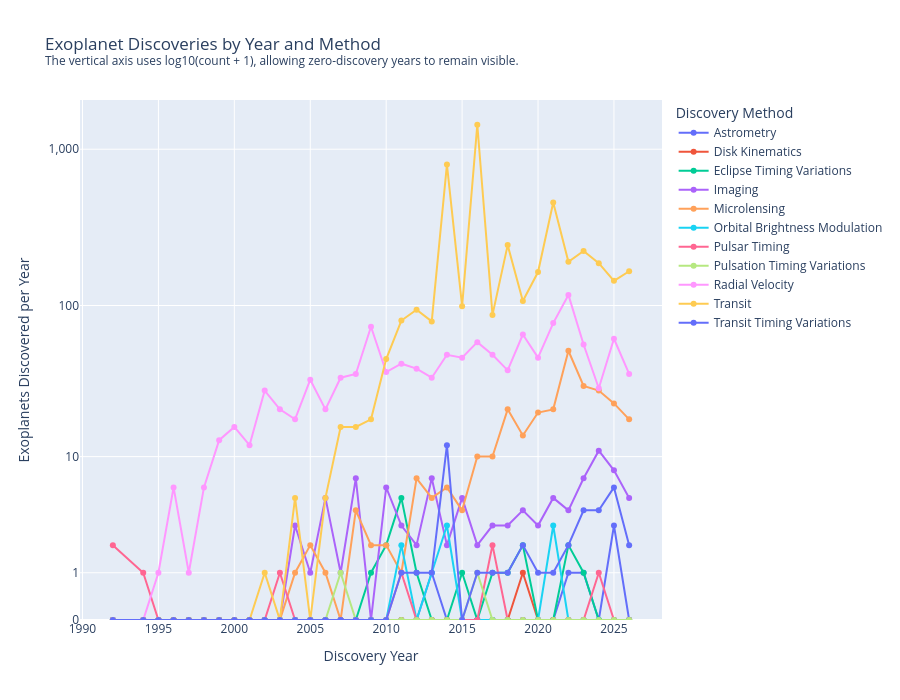

Notebook cell for this chart:
### Markdown cell above
**Plotting**

### Code cell
fig = px.line(
    timeline_data,
    x='disc_year',
    y='Plot_Value',
    color='discoverymethod',

    custom_data=[
        'Exoplanets_Discovered'
    ],

    title=(
        'Exoplanet Discoveries by Year and Method'
        '<br><sup>'
        'The vertical axis uses log10(count + 1), '
        'allowing zero-discovery years to remain visible.'
        '</sup>'
    ),

    labels={
        'disc_year': 'Discovery Year',
        'Plot_Value': 'Exoplanets Discovered per Year',
        'discoverymethod': 'Discovery Method'
    }
)

fig.update_traces(
    mode='lines+markers',

    hovertemplate=(
        'Discovery Year: %{x:.0f}<br>'
        'Exoplanets Discovered: %{customdata[0]:,.0f}'
        '<extra>%{fullData.name}</extra>'
    )
)

fig.update_layout(
    xaxis_title='Discovery Year',
    yaxis_title='Exoplanets Discovered per Year',
    legend_title='Discovery Method',
    height=700
)

# Display the transformed axis using the original count values
actual_tick_values = np.array([
    0,
    1,
    10,
    100,
    1000
])

fig.update_yaxes(
    tickmode='array',
    tickvals=np.log10(actual_tick_values + 1),
    ticktext=[
        '0',
        '1',
        '10',
        '100',
        '1,000'
    ],
    range=[
        0,
        np.log10(
            timeline_data['Exoplanets_Discovered'].max() + 1
        ) * 1.05
    ]
)

fig.show()

### Figure 1 — Plotly figure (JSON) as saved in the notebook; plotly's stock layout.template omitted (floating-point values rounded to 4 significant figures)
{"data": [{"customdata": [[0.0], [0.0], [0.0], [0.0], [0.0], [0.0], [0.0], [0.0], [0.0], [0.0], [0.0], [0.0], [0.0], [0.0], [0.0], [0.0], [0.0], [0.0], [0.0], [0.0], [1.0], [0.0], [0.0], [0.0], [0.0], [0.0], [0.0], [0.0], [0.0], [1.0], [1.0], [0.0], [3.0], [0.0]], "hovertemplate": "Discovery Year: %{x:.0f}<br>Exoplanets Discovered: %{customdata[0]:,.0f}<extra>%{fullData.name}</extra>", "legendgroup": "Astrometry", "line": {"color": "#636efa", "dash": "solid"}, "marker": {"symbol": "circle"}, "mode": "lines+markers", "name": "Astrometry", "orientation": "v", "showlegend": true, "type": "scatter", "x": [1992, 1994, 1995, 1996, 1997, 1998, 1999, 2000, 2001, 2002, 2003, 2004, 2005, 2006, 2007, 2008, 2009, 2010, 2011, 2012, 2013, 2014, 2015, 2016, 2017, 2018, 2019, 2020, 2021, 2022, 2023, 2024, 2025, 2026], "xaxis": "x", "y": [0.0, 0.0, 0.0, 0.0, 0.0, 0.0, 0.0, 0.0, 0.0, 0.0, 0.0, 0.0, 0.0, 0.0, 0.0, 0.0, 0.0, 0.0, 0.0, 0.0, 0.301, 0.0, 0.0, 0.0, 0.0, 0.0, 0.0, 0.0, 0.0, 0.301, 0.301, 0.0, 0.6021, 0.0], "yaxis": "y"}, {"customdata": [[0.0], [0.0], [0.0], [0.0], [0.0], [0.0], [0.0], [0.0], [0.0], [0.0], [0.0], [0.0], [0.0], [0.0], [0.0], [0.0], [0.0], [0.0], [0.0], [0.0], [0.0], [0.0], [0.0], [0.0], [0.0], [0.0], [1.0], [0.0], [0.0], [0.0], [0.0], [0.0], [0.0], [0.0]], "hovertemplate": "Discovery Year: %{x:.0f}<br>Exoplanets Discovered: %{customdata[0]:,.0f}<extra>%{fullData.name}</extra>", "legendgroup": "Disk Kinematics", "line": {"color": "#EF553B", "dash": "solid"}, "marker": {"symbol": "circle"}, "mode": "lines+markers", "name": "Disk Kinematics", "orientation": "v", "showlegend": true, "type": "scatter", "x": [1992, 1994, 1995, 1996, 1997, 1998, 1999, 2000, 2001, 2002, 2003, 2004, 2005, 2006, 2007, 2008, 2009, 2010, 2011, 2012, 2013, 2014, 2015, 2016, 2017, 2018, 2019, 2020, 2021, 2022, 2023, 2024, 2025, 2026], "xaxis": "x", "y": [0.0, 0.0, 0.0, 0.0, 0.0, 0.0, 0.0, 0.0, 0.0, 0.0, 0.0, 0.0, 0.0, 0.0, 0.0, 0.0, 0.0, 0.0, 0.0, 0.0, 0.0, 0.0, 0.0, 0.0, 0.0, 0.0, 0.301, 0.0, 0.0, 0.0, 0.0, 0.0, 0.0, 0.0], "yaxis": "y"}, {"customdata": [[0.0], [0.0], [0.0], [0.0], [0.0], [0.0], [0.0], [0.0], [0.0], [0.0], [0.0], [0.0], [0.0], [0.0], [0.0], [0.0], [1.0], [2.0], [5.0], [1.0], [0.0], [0.0], [1.0], [0.0], [1.0], [1.0], [2.0], [0.0], [0.0], [2.0], [1.0], [0.0], [0.0], [0.0]], "hovertemplate": "Discovery Year: %{x:.0f}<br>Exoplanets Discovered: %{customdata[0]:,.0f}<extra>%{fullData.name}</extra>", "legendgroup": "Eclipse Timing Variations", "line": {"color": "#00cc96", "dash": "solid"}, "marker": {"symbol": "circle"}, "mode": "lines+markers", "name": "Eclipse Timing Variations", "orientation": "v", "showlegend": true, "type": "scatter", "x": [1992, 1994, 1995, 1996, 1997, 1998, 1999, 2000, 2001, 2002, 2003, 2004, 2005, 2006, 2007, 2008, 2009, 2010, 2011, 2012, 2013, 2014, 2015, 2016, 2017, 2018, 2019, 2020, 2021, 2022, 2023, 2024, 2025, 2026], "xaxis": "x", "y": [0.0, 0.0, 0.0, 0.0, 0.0, 0.0, 0.0, 0.0, 0.0, 0.0, 0.0, 0.0, 0.0, 0.0, 0.0, 0.0, 0.301, 0.4771, 0.7782, 0.301, 0.0, 0.0, 0.301, 0.0, 0.301, 0.301, 0.4771, 0.0, 0.0, 0.4771, 0.301, 0.0, 0.0, 0.0], "yaxis": "y"}, {"customdata": [[0.0], [0.0], [0.0], [0.0], [0.0], [0.0], [0.0], [0.0], [0.0], [0.0], [0.0], [3.0], [1.0], [5.0], [1.0], [7.0], [0.0], [6.0], [3.0], [2.0], [7.0], [2.0], [5.0], [2.0], [3.0], [3.0], [4.0], [3.0], [5.0], [4.0], [7.0], [11.0], [8.0], [5.0]], "hovertemplate": "Discovery Year: %{x:.0f}<br>Exoplanets Discovered: %{customdata[0]:,.0f}<extra>%{fullData.name}</extra>", "legendgroup": "Imaging", "line": {"color": "#ab63fa", "dash": "solid"}, "marker": {"symbol": "circle"}, "mode": "lines+markers", "name": "Imaging", "orientation": "v", "showlegend": true, "type": "scatter", "x": [1992, 1994, 1995, 1996, 1997, 1998, 1999, 2000, 2001, 2002, 2003, 2004, 2005, 2006, 2007, 2008, 2009, 2010, 2011, 2012, 2013, 2014, 2015, 2016, 2017, 2018, 2019, 2020, 2021, 2022, 2023, 2024, 2025, 2026], "xaxis": "x", "y": [0.0, 0.0, 0.0, 0.0, 0.0, 0.0, 0.0, 0.0, 0.0, 0.0, 0.0, 0.6021, 0.301, 0.7782, 0.301, 0.9031, 0.0, 0.8451, 0.6021, 0.4771, 0.9031, 0.4771, 0.7782, 0.4771, 0.6021, 0.6021, 0.699, 0.6021, 0.7782, 0.699, 0.9031, 1.079, 0.9542, 0.7782], "yaxis": "y"}, {"customdata": [[0.0], [0.0], [0.0], [0.0], [0.0], [0.0], [0.0], [0.0], [0.0], [0.0], [0.0], [1.0], [2.0], [1.0], [0.0], [4.0], [2.0], [2.0], [1.0], [7.0], [5.0], [6.0], [4.0], [10.0], [10.0], [21.0], [14.0], [20.0], [21.0], [51.0], [30.0], [28.0], [23.0], [18.0]], "hovertemplate": "Discovery Year: %{x:.0f}<br>Exoplanets Discovered: %{customdata[0]:,.0f}<extra>%{fullData.name}</extra>", "legendgroup": "Microlensing", "line": {"color": "#FFA15A", "dash": "solid"}, "marker": {"symbol": "circle"}, "mode": "lines+markers", "name": "Microlensing", "orientation": "v", "showlegend": true, "type": "scatter", "x": [1992, 1994, 1995, 1996, 1997, 1998, 1999, 2000, 2001, 2002, 2003, 2004, 2005, 2006, 2007, 2008, 2009, 2010, 2011, 2012, 2013, 2014, 2015, 2016, 2017, 2018, 2019, 2020, 2021, 2022, 2023, 2024, 2025, 2026], "xaxis": "x", "y": [0.0, 0.0, 0.0, 0.0, 0.0, 0.0, 0.0, 0.0, 0.0, 0.0, 0.0, 0.301, 0.4771, 0.301, 0.0, 0.699, 0.4771, 0.4771, 0.301, 0.9031, 0.7782, 0.8451, 0.699, 1.041, 1.041, 1.342, 1.176, 1.322, 1.342, 1.716, 1.491, 1.462, 1.38, 1.279], "yaxis": "y"}, {"customdata": [[0.0], [0.0], [0.0], [0.0], [0.0], [0.0], [0.0], [0.0], [0.0], [0.0], [0.0], [0.0], [0.0], [0.0], [0.0], [0.0], [0.0], [0.0], [2.0], [0.0], [1.0], [3.0], [0.0], [0.0], [0.0], [0.0], [0.0], [0.0], [3.0], [0.0], [0.0], [0.0], [0.0], [0.0]], "hovertemplate": "Discovery Year: %{x:.0f}<br>Exoplanets Discovered: %{customdata[0]:,.0f}<extra>%{fullData.name}</extra>", "legendgroup": "Orbital Brightness Modulation", "line": {"color": "#19d3f3", "dash": "solid"}, "marker": {"symbol": "circle"}, "mode": "lines+markers", "name": "Orbital Brightness Modulation", "orientation": "v", "showlegend": true, "type": "scatter", "x": [1992, 1994, 1995, 1996, 1997, 1998, 1999, 2000, 2001, 2002, 2003, 2004, 2005, 2006, 2007, 2008, 2009, 2010, 2011, 2012, 2013, 2014, 2015, 2016, 2017, 2018, 2019, 2020, 2021, 2022, 2023, 2024, 2025, 2026], "xaxis": "x", "y": [0.0, 0.0, 0.0, 0.0, 0.0, 0.0, 0.0, 0.0, 0.0, 0.0, 0.0, 0.0, 0.0, 0.0, 0.0, 0.0, 0.0, 0.0, 0.4771, 0.0, 0.301, 0.6021, 0.0, 0.0, 0.0, 0.0, 0.0, 0.0, 0.6021, 0.0, 0.0, 0.0, 0.0, 0.0], "yaxis": "y"}, {"customdata": [[2.0], [1.0], [0.0], [0.0], [0.0], [0.0], [0.0], [0.0], [0.0], [0.0], [1.0], [0.0], [0.0], [0.0], [0.0], [0.0], [0.0], [0.0], [1.0], [0.0], [0.0], [0.0], [0.0], [0.0], [2.0], [0.0], [0.0], [0.0], [0.0], [0.0], [0.0], [1.0], [0.0], [0.0]], "hovertemplate": "Discovery Year: %{x:.0f}<br>Exoplanets Discovered: %{customdata[0]:,.0f}<extra>%{fullData.name}</extra>", "legendgroup": "Pulsar Timing", "line": {"color": "#FF6692", "dash": "solid"}, "marker": {"symbol": "circle"}, "mode": "lines+markers", "name": "Pulsar Timing", "orientation": "v", "showlegend": true, "type": "scatter", "x": [1992, 1994, 1995, 1996, 1997, 1998, 1999, 2000, 2001, 2002, 2003, 2004, 2005, 2006, 2007, 2008, 2009, 2010, 2011, 2012, 2013, 2014, 2015, 2016, 2017, 2018, 2019, 2020, 2021, 2022, 2023, 2024, 2025, 2026], "xaxis": "x", "y": [0.4771, 0.301, 0.0, 0.0, 0.0, 0.0, 0.0, 0.0, 0.0, 0.0, 0.301, 0.0, 0.0, 0.0, 0.0, 0.0, 0.0, 0.0, 0.301, 0.0, 0.0, 0.0, 0.0, 0.0, 0.4771, 0.0, 0.0, 0.0, 0.0, 0.0, 0.0, 0.301, 0.0, 0.0], "yaxis": "y"}, {"customdata": [[0.0], [0.0], [0.0], [0.0], [0.0], [0.0], [0.0], [0.0], [0.0], [0.0], [0.0], [0.0], [0.0], [0.0], [1.0], [0.0], [0.0], [0.0], [0.0], [0.0], [0.0], [0.0], [0.0], [1.0], [0.0], [0.0], [0.0], [0.0], [0.0], [0.0], [0.0], [0.0], [0.0], [0.0]], "hovertemplate": "Discovery Year: %{x:.0f}<br>Exoplanets Discovered: %{customdata[0]:,.0f}<extra>%{fullData.name}</extra>", "legendgroup": "Pulsation Timing Variations", "line": {"color": "#B6E880", "dash": "solid"}, "marker": {"symbol": "circle"}, "mode": "lines+markers", "name": "Pulsation Timing Variations", "orientation": "v", "showlegend": true, "type": "scatter", "x": [1992, 1994, 1995, 1996, 1997, 1998, 1999, 2000, 2001, 2002, 2003, 2004, 2005, 2006, 2007, 2008, 2009, 2010, 2011, 2012, 2013, 2014, 2015, 2016, 2017, 2018, 2019, 2020, 2021, 2022, 2023, 2024, 2025, 2026], "xaxis": "x", "y": [0.0, 0.0, 0.0, 0.0, 0.0, 0.0, 0.0, 0.0, 0.0, 0.0, 0.0, 0.0, 0.0, 0.0, 0.301, 0.0, 0.0, 0.0, 0.0, 0.0, 0.0, 0.0, 0.0, 0.301, 0.0, 0.0, 0.0, 0.0, 0.0, 0.0, 0.0, 0.0, 0.0, 0.0], "yaxis": "y"}, {"customdata": [[0.0], [0.0], [1.0], [6.0], [1.0], [6.0], [13.0], [16.0], [12.0], [28.0], [21.0], [18.0], [33.0], [21.0], [34.0], [36.0], [73.0], [37.0], [42.0], [39.0], [34.0], [48.0], [46.0], [58.0], [48.0], [38.0], [65.0], [46.0], [77.0], [117.0], [56.0], [29.0], [61.0], [36.0]], "hovertemplate": "Discovery Year: %{x:.0f}<br>Exoplanets Discovered: %{customdata[0]:,.0f}<extra>%{fullData.name}</extra>", "legendgroup": "Radial Velocity", "line": {"color": "#FF97FF", "dash": "solid"}, "marker": {"symbol": "circle"}, "mode": "lines+markers", "name": "Radial Velocity", "orientation": "v", "showlegend": true, "type": "scatter", "x": [1992, 1994, 1995, 1996, 1997, 1998, 1999, 2000, 2001, 2002, 2003, 2004, 2005, 2006, 2007, 2008, 2009, 2010, 2011, 2012, 2013, 2014, 2015, 2016, 2017, 2018, 2019, 2020, 2021, 2022, 2023, 2024, 2025, 2026], "xaxis": "x", "y": [0.0, 0.0, 0.301, 0.8451, 0.301, 0.8451, 1.146, 1.23, 1.114, 1.462, 1.342, 1.279, 1.531, 1.342, 1.544, 1.568, 1.869, 1.58, 1.633, 1.602, 1.544, 1.69, 1.672, 1.771, 1.69, 1.591, 1.82, 1.672, 1.892, 2.072, 1.756, 1.477, 1.792, 1.568], "yaxis": "y"}, {"customdata": [[0.0], [0.0], [0.0], [0.0], [0.0], [0.0], [0.0], [0.0], [0.0], [1.0], [0.0], [5.0], [0.0], [5.0], [16.0], [16.0], [18.0], [45.0], [80.0], [94.0], [79.0], [798.0], [99.0], [1432.0], [87.0], [244.0], [107.0], [164.0], [457.0], [191.0], [224.0], [187.0], [144.0], [166.0]], "hovertemplate": "Discovery Year: %{x:.0f}<br>Exoplanets Discovered: %{customdata[0]:,.0f}<extra>%{fullData.name}</extra>", "legendgroup": "Transit", "line": {"color": "#FECB52", "dash": "solid"}, "marker": {"symbol": "circle"}, "mode": "lines+markers", "name": "Transit", "orientation": "v", "showlegend": true, "type": "scatter", "x": [1992, 1994, 1995, 1996, 1997, 1998, 1999, 2000, 2001, 2002, 2003, 2004, 2005, 2006, 2007, 2008, 2009, 2010, 2011, 2012, 2013, 2014, 2015, 2016, 2017, 2018, 2019, 2020, 2021, 2022, 2023, 2024, 2025, 2026], "xaxis": "x", "y": [0.0, 0.0, 0.0, 0.0, 0.0, 0.0, 0.0, 0.0, 0.0, 0.301, 0.0, 0.7782, 0.0, 0.7782, 1.23, 1.23, 1.279, 1.663, 1.908, 1.978, 1.903, 2.903, 2.0, 3.156, 1.944, 2.389, 2.033, 2.217, 2.661, 2.283, 2.352, 2.274, 2.161, 2.223], "yaxis": "y"}, {"customdata": [[0.0], [0.0], [0.0], [0.0], [0.0], [0.0], [0.0], [0.0], [0.0], [0.0], [0.0], [0.0], [0.0], [0.0], [0.0], [0.0], [0.0], [0.0], [1.0], [1.0], [1.0], [12.0], [0.0], [1.0], [1.0], [1.0], [2.0], [1.0], [1.0], [2.0], [4.0], [4.0], [6.0], [2.0]], "hovertemplate": "Discovery Year: %{x:.0f}<br>Exoplanets Discovered: %{customdata[0]:,.0f}<extra>%{fullData.name}</extra>", "legendgroup": "Transit Timing Variations", "line": {"color": "#636efa", "dash": "solid"}, "marker": {"symbol": "circle"}, "mode": "lines+markers", "name": "Transit Timing Variations", "orientation": "v", "showlegend": true, "type": "scatter", "x": [1992, 1994, 1995, 1996, 1997, 1998, 1999, 2000, 2001, 2002, 2003, 2004, 2005, 2006, 2007, 2008, 2009, 2010, 2011, 2012, 2013, 2014, 2015, 2016, 2017, 2018, 2019, 2020, 2021, 2022, 2023, 2024, 2025, 2026], "xaxis": "x", "y": [0.0, 0.0, 0.0, 0.0, 0.0, 0.0, 0.0, 0.0, 0.0, 0.0, 0.0, 0.0, 0.0, 0.0, 0.0, 0.0, 0.0, 0.0, 0.301, 0.301, 0.301, 1.114, 0.0, 0.301, 0.301, 0.301, 0.4771, 0.301, 0.301, 0.4771, 0.699, 0.699, 0.8451, 0.4771], "yaxis": "y"}], "layout": {"height": 700, "legend": {"title": {"text": "Discovery Method"}, "tracegroupgap": 0}, "title": {"text": "Exoplanet Discoveries by Year and Method<br><sup>The vertical axis uses log10(count + 1), allowing zero-discovery years to remain visible.</sup>"}, "xaxis": {"anchor": "y", "domain": [0, 1], "title": {"text": "Discovery Year"}}, "yaxis": {"anchor": "x", "domain": [0, 1], "range": [0, 3.314], "tickmode": "array", "ticktext": ["0", "1", "10", "100", "1,000"], "tickvals": [0.0, 0.301, 1.041, 2.004, 3.0], "title": {"text": "Exoplanets Discovered per Year"}}}}
